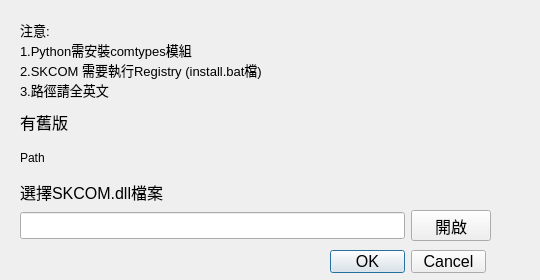
<?xml version="1.0" encoding="UTF-8"?>
<ui version="4.0">
 <class>UpdateSKCOMDialog</class>
 <widget class="QDialog" name="UpdateSKCOMDialog">
  <property name="geometry">
   <rect>
    <x>0</x>
    <y>0</y>
    <width>540</width>
    <height>280</height>
   </rect>
  </property>
  <property name="windowTitle">
   <string>更新SKCOM模組</string>
  </property>
  <widget class="QDialogButtonBox" name="UpdateComfirm">
   <property name="geometry">
    <rect>
     <x>330</x>
     <y>250</y>
     <width>156</width>
     <height>23</height>
    </rect>
   </property>
   <property name="font">
    <font>
     <family>Arial</family>
     <pointsize>12</pointsize>
    </font>
   </property>
   <property name="standardButtons">
    <set>QDialogButtonBox::Cancel|QDialogButtonBox::Ok</set>
   </property>
  </widget>
  <widget class="QWidget" name="layoutWidget">
   <property name="geometry">
    <rect>
     <x>20</x>
     <y>180</y>
     <width>471</width>
     <height>61</height>
    </rect>
   </property>
   <property name="font">
    <font>
     <family>Arial</family>
     <pointsize>12</pointsize>
    </font>
   </property>
   <layout class="QGridLayout" name="gridLayout_2">
    <item row="0" column="0">
     <widget class="QLabel" name="label_dllpath">
      <property name="font">
       <font>
        <family>Arial</family>
        <pointsize>12</pointsize>
       </font>
      </property>
      <property name="text">
       <string>選擇SKCOM.dll檔案</string>
      </property>
     </widget>
    </item>
    <item row="1" column="0">
     <widget class="QLineEdit" name="SKCOMfilepath">
      <property name="font">
       <font>
        <family>Arial</family>
        <pointsize>12</pointsize>
       </font>
      </property>
     </widget>
    </item>
    <item row="1" column="1">
     <widget class="QPushButton" name="openSKCOMfilebtn">
      <property name="font">
       <font>
        <family>Arial</family>
        <pointsize>12</pointsize>
       </font>
      </property>
      <property name="text">
       <string>開啟</string>
      </property>
     </widget>
    </item>
   </layout>
  </widget>
  <widget class="QLabel" name="Label1">
   <property name="geometry">
    <rect>
     <x>20</x>
     <y>20</y>
     <width>341</width>
     <height>81</height>
    </rect>
   </property>
   <property name="font">
    <font>
     <family>Arial</family>
     <pointsize>12</pointsize>
    </font>
   </property>
   <property name="text">
    <string>&lt;html&gt;&lt;head/&gt;&lt;body&gt;&lt;p&gt;&lt;span style=&quot; font-size:10pt;&quot;&gt;注意:&lt;br/&gt;1.Python需安裝comtypes模組&lt;br/&gt;2.SKCOM 需要執行Registry (install.bat檔)&lt;br/&gt;3.路徑請全英文&lt;/span&gt;&lt;/p&gt;&lt;/body&gt;&lt;/html&gt;</string>
   </property>
  </widget>
  <widget class="QLabel" name="label2">
   <property name="geometry">
    <rect>
     <x>20</x>
     <y>111</y>
     <width>61</width>
     <height>21</height>
    </rect>
   </property>
   <property name="font">
    <font>
     <family>Arial</family>
     <pointsize>12</pointsize>
    </font>
   </property>
   <property name="text">
    <string>有舊版</string>
   </property>
  </widget>
  <widget class="QLabel" name="label3">
   <property name="geometry">
    <rect>
     <x>20</x>
     <y>150</y>
     <width>500</width>
     <height>16</height>
    </rect>
   </property>
   <property name="text">
    <string>Path</string>
   </property>
  </widget>
 </widget>
 <resources/>
 <connections/>
</ui>
